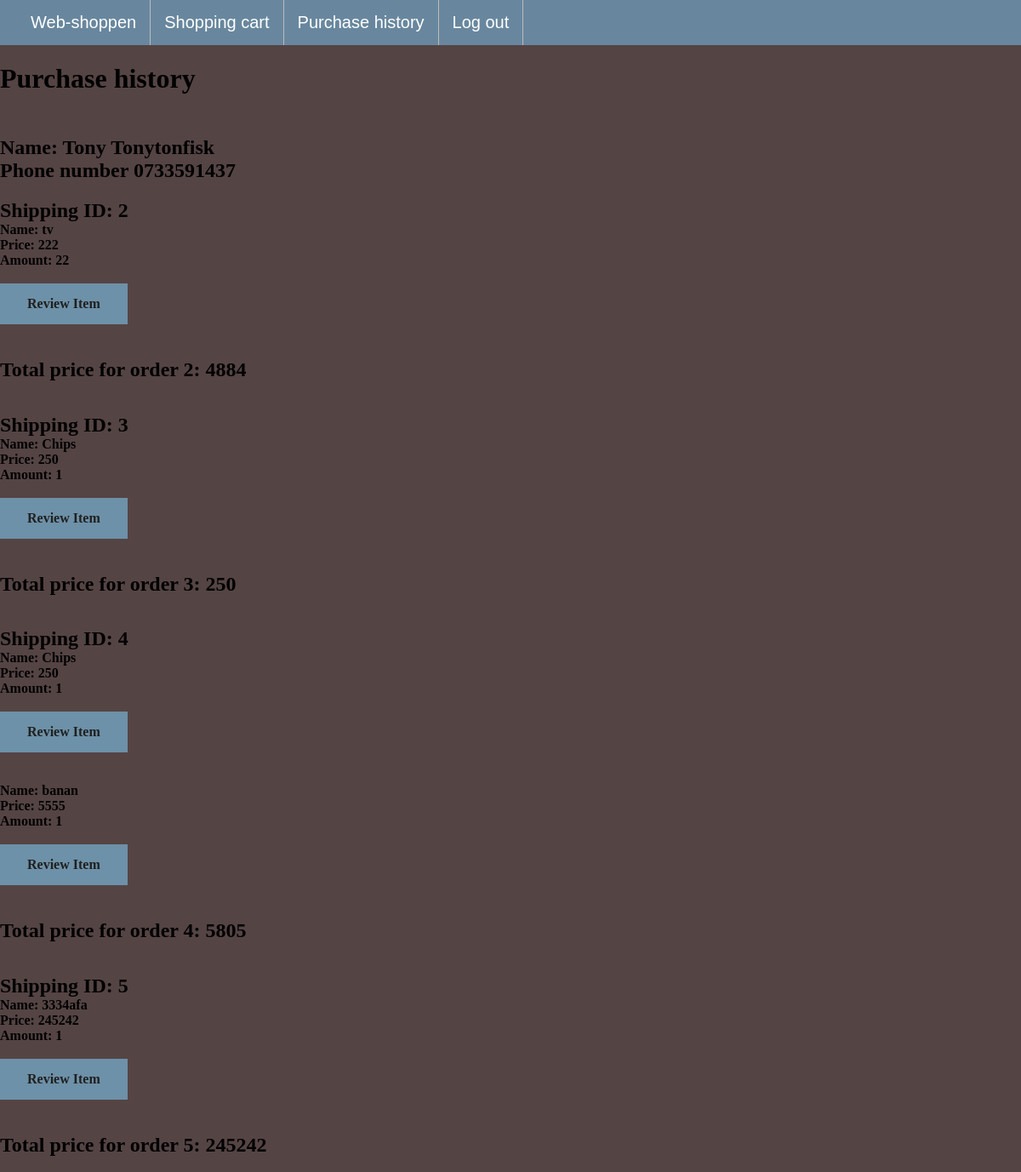
/purchaseHistory/viewPersonalHistory.php (signed in), run on the app's committed database.
### tables this page shows
CREATE TABLE `customer` (
  `idCustomer` int(11) NOT NULL,
  `username` varchar(45) NOT NULL,
  `password` varchar(45) NOT NULL,
  `forname` varchar(45) NOT NULL,
  `lastname` varchar(45) NOT NULL,
  `phoneNr` varchar(45) NOT NULL,
  `address` varchar(45) NOT NULL,
  `email` varchar(45) NOT NULL,
  `user_type` varchar(45) NOT NULL
);

CREATE TABLE `boughtproducts` (
  `idBoughtProducts` int(11) NOT NULL,
  `products_idProduct` int(11) NOT NULL,
  `shipment_idShipment` int(11) NOT NULL,
  `priceAtPurchase` float NOT NULL,
  `amount` int(11) NOT NULL
);

CREATE TABLE `products` (
  `idProduct` int(11) NOT NULL,
  `p_name` varchar(45) DEFAULT NULL,
  `price` int(11) DEFAULT NULL,
  `stock` int(11) DEFAULT NULL,
  `category` varchar(45) DEFAULT NULL
);

CREATE TABLE `shipment` (
  `idShipment` int(11) NOT NULL,
  `customer_idCustomer` int(11) NOT NULL,
  `shippingAddr` varchar(45) NOT NULL
);

### purchaseHistory/viewPersonalHistory.php (the view, shortened to what this page needs)
<?php
	include_once '../includes/dbHandler.php';
	include_once '../includes/overlay.php';
?>
<!DOCTYPE html>
<html>
<head>
<link rel="stylesheet" href="../design/index.css?v=<?php echo time(); ?>">
</head>
<body>
<h1> Purchase history </h1>
<b>
<p>
<?php
    function printer($sql, $conn){
		$result = mysqli_query($conn, $sql);
		$checkResult = mysqli_num_rows($result);
        $totalPrice = 0;
		$shipnum = 0;
		if($checkResult > 0){
			while($row = mysqli_fetch_assoc($result)){
                $prodID = $row['products_idProduct'];
                $prod = "SELECT p_name FROM products WHERE idProduct = '$prodID';";
                $prodResult = mysqli_query($conn, $prod);
                $name = mysqli_fetch_assoc($prodResult);
				if(mysqli_num_rows($prodResult) > 0){
					if($shipnum != $row['shipment_idShipment']){
						echo "<h2> Shipping ID: " . $row['shipment_idShipment'] . "</h2>";
					}
					echo "Name: " . $name['p_name'] . "<br>";
					echo "Price: " . $row['priceAtPurchase'] . "<br>";
					echo "Amount: " . $row['amount'] . "<br><br>";
					$shipnum = $row['shipment_idShipment'];
					$totalPrice += $row['priceAtPurchase'] * $row['amount'];
				}
				echo "<form action = 'viewPersonalHistory.php' method = 'POST'>";
				echo '<button onclick = "openmodal('.$row['products_idProduct'].')" type="button" class = "myBtn button"  >Review Item  </button>';
				echo '</form>';
			}
			echo "<h2> Total price for order " . $shipnum .": " . $totalPrice ."</h2><br>";
		}else{
			echo $sql . "Error in boughtproducts";
		}
	}
	if(isset($_SESSION["idCustomer"])){
		$ID = $_SESSION["idCustomer"];
		$user = "SELECT * FROM customer WHERE idCustomer = '$ID';";
		$uRes = mysqli_query($conn, $user);
		if(mysqli_num_rows($uRes) > 0){
			while($uFet = mysqli_fetch_assoc($uRes)){
				echo "<h2><br>" . "Name: " . $uFet['forname'] . " " .$uFet['lastname'];
				echo "<br>" . "Phone number " . $uFet['phoneNr'] . "</h2>";
			}
		}
		$sql = "SELECT idShipment FROM shipment WHERE customer_idCustomer = '$ID';";
		$sqlResult = mysqli_query($conn, $sql);
		if(mysqli_num_rows($sqlResult) > 0){
			while($row = mysqli_fetch_assoc($sqlResult)){
				$tmp = $row['idShipment'];
				$quer = "SELECT * FROM boughtproducts WHERE shipment_idShipment = '$tmp';";
				printer($quer, $conn);
			}
		}
	}
?>
</body>
</html>

### design/index.css (style rules this page uses)
html body { margin: 0; padding: 0; }
.button { background-color: #6d91a8; border: none; font-weight: bold; font-family:'Georgia'; color: rgb(32, 32, 32); padding: 15px 32px; text-align: center; display: inline-block; font-size: 16px; margin-bottom: 20px; cursor: pointer; }
body { background-color: rgb(85, 68, 68); }
h2 { margin-bottom: 0px; }

### data on the page
customer: forname "Tony", lastname "Tonytonfisk", phoneNr "0733591437"
shipment: boughtproducts.shipment_idShipment "2", totalPrice "4884"
boughtproducts: shipment_idShipment "2", products_idProduct.p_name "tv", priceAtPurchase "222", amount "22"
shipment: boughtproducts.shipment_idShipment "3", totalPrice "250"
boughtproducts: shipment_idShipment "3", products_idProduct.p_name "Chips", priceAtPurchase "250", amount "1"
shipment: boughtproducts.shipment_idShipment "4", totalPrice "5805"
boughtproducts: shipment_idShipment "4", products_idProduct.p_name "Chips", priceAtPurchase "250", amount "1"
boughtproducts: products_idProduct.p_name "banan", priceAtPurchase "5555", amount "1"
shipment: boughtproducts.shipment_idShipment "5", totalPrice "245242"
boughtproducts: shipment_idShipment "5", products_idProduct.p_name "3334afa", priceAtPurchase "245242", amount "1"
